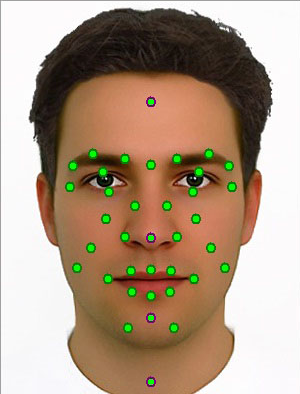
#> input picture interface_layout_ztpro.png, 300 x 394 px
$ python main.py
#> lines starting #> are read from the running program, lines starting #| are printed output that depends on the picture; after the words box and inside, x2 and y2 are one past the last pixel; in counts of white or black regions, pixels touching at a corner belong together
import cv2
import numpy as np


if __name__ == '__main__':
    img = cv2.imread('interface_layout_ztpro.png')
#> img is the input picture: shape (394, 300, 3); mean B, G, R 132.6, 153.3, 175.1
    hsv = cv2.cvtColor(img, cv2.COLOR_BGR2HSV)
#> hsv: shape (394, 300, 3); mean H, S, V 39.4, 85.7, 179.2

    # mask of green (36,25,25) ~ (86, 255,255)
    # mask = cv2.inRange(hsv, (36, 25, 25), (86, 255,255))
    mask = cv2.inRange(hsv, (36, 25, 25), (70, 255, 255))
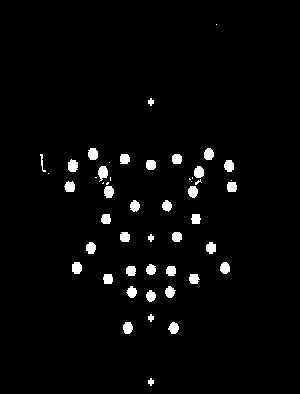
#> mask: shape (394, 300); 2.8% white; 50 white regions (12 under 20 px), largest, box (x1, y1, x2, y2) and area: (98, 166, 108, 182) 108, (68, 159, 78, 172) 105, (88, 148, 98, 160) 102

    # slice the green
    imask = mask>0
    green = np.zeros_like(img, np.uint8)
    green[imask] = img[imask]
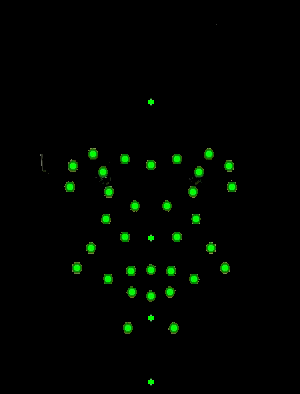
#> green: shape (394, 300, 3); mean B, G, R 0.4, 4.5, 0.7

    # save
    cv2.imwrite("only_points.png", green)
